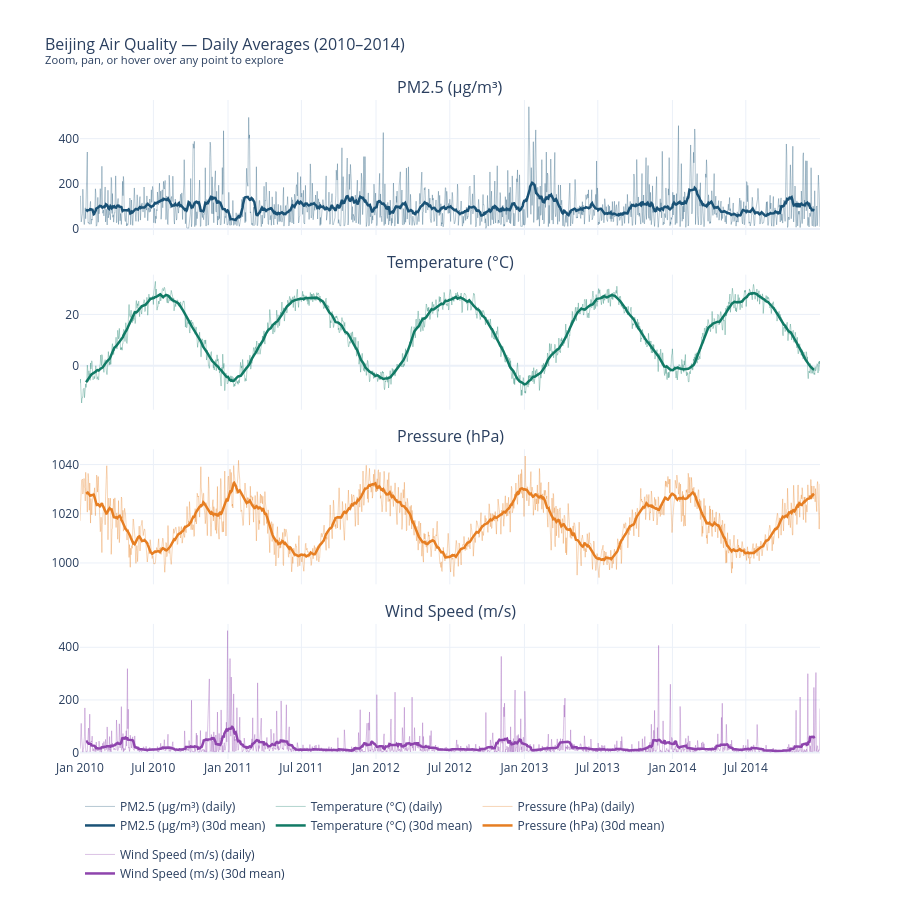

This figure's notebook cell:
### Code cell
import plotly.graph_objects as go
from plotly.subplots import make_subplots

variables = ['pm25', 'temp', 'pressure', 'wind']
colors    = ['#1a5276', '#117a65', '#e67e22', '#8e44ad']
labels    = ['PM2.5 (μg/m³)', 'Temperature (°C)', 'Pressure (hPa)', 'Wind Speed (m/s)']

fig = make_subplots(
    rows=4, cols=1,
    shared_xaxes=True,
    subplot_titles=labels,
    vertical_spacing=0.06
)

for i, (var, color, label) in enumerate(zip(variables, colors, labels), start=1):
    # Raw daily signal
    fig.add_trace(go.Scatter(
        x=df_daily.index,
        y=df_daily[var],
        mode='lines',
        name=f'{label} (daily)',
        line=dict(color=color, width=0.8),
        opacity=0.4,
        legendgroup=var,
    ), row=i, col=1)

    # 30-day rolling mean
    rolling = df_daily[var].rolling(window=30, center=True).mean()
    fig.add_trace(go.Scatter(
        x=df_daily.index,
        y=rolling,
        mode='lines',
        name=f'{label} (30d mean)',
        line=dict(color=color, width=2.5),
        legendgroup=var,
    ), row=i, col=1)

fig.update_layout(
    height=900,
    title=dict(
        text='Beijing Air Quality — Daily Averages (2010–2014)<br>'
             '<sup>Zoom, pan, or hover over any point to explore</sup>',
        font=dict(size=16)
    ),
    hovermode='x unified',   # shows all 4 values when you hover on a date
    template='plotly_white',
    legend=dict(orientation='h', y=-0.05)
)

# Save as interactive HTML file you can open in any browser
fig.write_html('beijing_interactive.html')
fig.write_image('beijing_raw.png', width=1400, height=900, scale=2)

fig.show()
print("Interactive chart saved as beijing_interactive.html!")

### Figure 1 — Plotly figure (JSON) as saved in the notebook; plotly's stock layout.template omitted (floating-point values rounded to 4 significant figures; data arrays with more than 128 entries replaced by an {"elided": "..."} marker saying what was removed)
{"data": [{"legendgroup": "pm25", "line": {"color": "#1a5276", "width": 0.8}, "mode": "lines", "name": "PM2.5 (μg/m³) (daily)", "opacity": 0.4, "type": "scatter", "x": {"elided": "1826 str values"}, "xaxis": "x", "y": {"elided": "1826 float values"}, "yaxis": "y"}, {"legendgroup": "pm25", "line": {"color": "#1a5276", "width": 2.5}, "mode": "lines", "name": "PM2.5 (μg/m³) (30d mean)", "type": "scatter", "x": {"elided": "1826 str values"}, "xaxis": "x", "y": {"elided": "1826 float values"}, "yaxis": "y"}, {"legendgroup": "temp", "line": {"color": "#117a65", "width": 0.8}, "mode": "lines", "name": "Temperature (°C) (daily)", "opacity": 0.4, "type": "scatter", "x": {"elided": "1826 str values"}, "xaxis": "x2", "y": {"elided": "1826 float values"}, "yaxis": "y2"}, {"legendgroup": "temp", "line": {"color": "#117a65", "width": 2.5}, "mode": "lines", "name": "Temperature (°C) (30d mean)", "type": "scatter", "x": {"elided": "1826 str values"}, "xaxis": "x2", "y": {"elided": "1826 float values"}, "yaxis": "y2"}, {"legendgroup": "pressure", "line": {"color": "#e67e22", "width": 0.8}, "mode": "lines", "name": "Pressure (hPa) (daily)", "opacity": 0.4, "type": "scatter", "x": {"elided": "1826 str values"}, "xaxis": "x3", "y": {"elided": "1826 float values"}, "yaxis": "y3"}, {"legendgroup": "pressure", "line": {"color": "#e67e22", "width": 2.5}, "mode": "lines", "name": "Pressure (hPa) (30d mean)", "type": "scatter", "x": {"elided": "1826 str values"}, "xaxis": "x3", "y": {"elided": "1826 float values"}, "yaxis": "y3"}, {"legendgroup": "wind", "line": {"color": "#8e44ad", "width": 0.8}, "mode": "lines", "name": "Wind Speed (m/s) (daily)", "opacity": 0.4, "type": "scatter", "x": {"elided": "1826 str values"}, "xaxis": "x4", "y": {"elided": "1826 float values"}, "yaxis": "y4"}, {"legendgroup": "wind", "line": {"color": "#8e44ad", "width": 2.5}, "mode": "lines", "name": "Wind Speed (m/s) (30d mean)", "type": "scatter", "x": {"elided": "1826 str values"}, "xaxis": "x4", "y": {"elided": "1826 float values"}, "yaxis": "y4"}], "layout": {"annotations": [{"font": {"size": 16}, "showarrow": false, "text": "PM2.5 (μg/m³)", "x": 0.5, "xanchor": "center", "xref": "paper", "y": 1, "yanchor": "bottom", "yref": "paper"}, {"font": {"size": 16}, "showarrow": false, "text": "Temperature (°C)", "x": 0.5, "xanchor": "center", "xref": "paper", "y": 0.735, "yanchor": "bottom", "yref": "paper"}, {"font": {"size": 16}, "showarrow": false, "text": "Pressure (hPa)", "x": 0.5, "xanchor": "center", "xref": "paper", "y": 0.47, "yanchor": "bottom", "yref": "paper"}, {"font": {"size": 16}, "showarrow": false, "text": "Wind Speed (m/s)", "x": 0.5, "xanchor": "center", "xref": "paper", "y": 0.205, "yanchor": "bottom", "yref": "paper"}], "height": 900, "hovermode": "x unified", "legend": {"orientation": "h", "y": -0.05}, "title": {"font": {"size": 16}, "text": "Beijing Air Quality — Daily Averages (2010–2014)<br><sup>Zoom, pan, or hover over any point to explore</sup>"}, "xaxis": {"anchor": "y", "domain": [0, 1], "matches": "x4", "showticklabels": false}, "xaxis2": {"anchor": "y2", "domain": [0, 1], "matches": "x4", "showticklabels": false}, "xaxis3": {"anchor": "y3", "domain": [0, 1], "matches": "x4", "showticklabels": false}, "xaxis4": {"anchor": "y4", "domain": [0, 1]}, "yaxis": {"anchor": "x", "domain": [0.795, 1]}, "yaxis2": {"anchor": "x2", "domain": [0.53, 0.735]}, "yaxis3": {"anchor": "x3", "domain": [0.265, 0.47]}, "yaxis4": {"anchor": "x4", "domain": [0, 0.205]}}}
